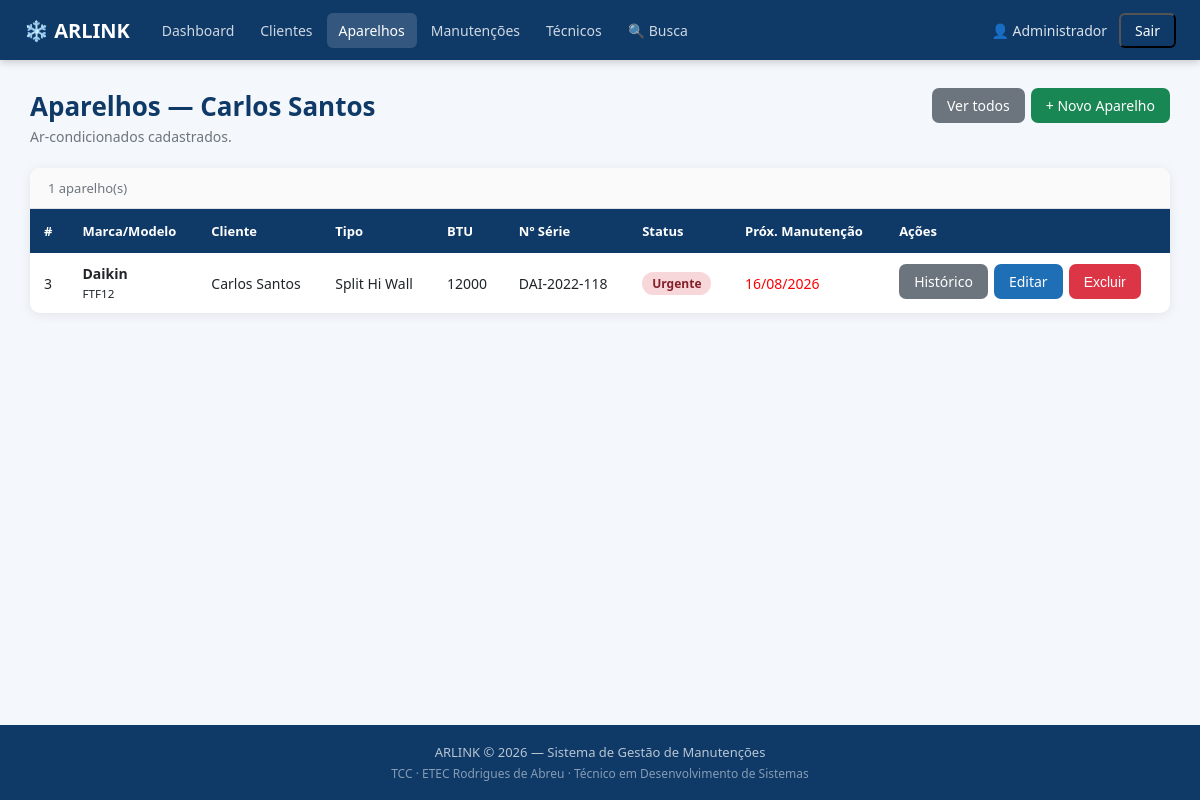
Screenshot of /aparelhos.php?cliente_id=3 (signed in) with the database file from the repository.
### tables this page shows
CREATE TABLE IF NOT EXISTS clientes (
  id INT AUTO_INCREMENT PRIMARY KEY,
  nome VARCHAR(100) NOT NULL,
  telefone VARCHAR(20) NOT NULL,
  email VARCHAR(100),
  endereco VARCHAR(200),
  cidade VARCHAR(80),
  criado_em TIMESTAMP DEFAULT CURRENT_TIMESTAMP
);

CREATE TABLE IF NOT EXISTS aparelhos (
  id INT AUTO_INCREMENT PRIMARY KEY,
  cliente_id INT NOT NULL,
  marca VARCHAR(50) NOT NULL,
  modelo VARCHAR(100) NOT NULL,
  numero_serie VARCHAR(100),
  capacidade_btu VARCHAR(20),
  tipo VARCHAR(30),
  status VARCHAR(20) DEFAULT 'em_dia',
  proxima_manutencao DATE,
  observacoes TEXT,
  criado_em TIMESTAMP DEFAULT CURRENT_TIMESTAMP,
  FOREIGN KEY (cliente_id) REFERENCES clientes(id) ON DELETE CASCADE
);

### aparelhos.php (the view, shortened to what this page needs)
<?php
require_once 'includes/config.php'; require_once 'includes/sessao.php'; require_once 'includes/conexao.php';
$titulo='Aparelhos'; $cid=(int)($_GET['cliente_id']??0); $sucesso=$_GET['sucesso']??'';
$where=$cid>0?"WHERE a.cliente_id=$cid":'';
$res=mysqli_query($conexao,"SELECT a.*,c.nome AS cn FROM aparelhos a JOIN clientes c ON c.id=a.cliente_id $where ORDER BY c.nome,a.marca");
$nc='';
if ($cid>0){$r=mysqli_query($conexao,"SELECT nome FROM clientes WHERE id=$cid LIMIT 1");$nc=mysqli_fetch_row($r)[0]??'';}
function bs($s){$m=['em_dia'=>['Em dia','badge-verde'],'atencao'=>['Atenção','badge-amarelo'],'urgente'=>['Urgente','badge-vermelho']];$d=$m[$s]??[$s,'badge-cinza'];return '<span class="badge '.$d[1].'">'.htmlspecialchars($d[0]).'</span>';}
require_once 'includes/header.php';
?>
<div class="container">
  <div class="page-topo">
    <div><h1>Aparelhos<?php echo $nc?' — '.htmlspecialchars($nc):''; ?></h1><p>Ar-condicionados cadastrados.</p></div>
    <div class="acoes">
      <?php if ($cid>0): ?><a href="aparelhos.php" class="btn btn-cinza">Ver todos</a><?php endif; ?>
      <a href="aparelho_form.php<?php echo $cid?"?cliente_id=$cid":''; ?>" class="btn btn-verde">+ Novo Aparelho</a>
    </div>
  </div>
  <div class="card">
    <div class="contador"><?php echo mysqli_num_rows($res); ?> aparelho(s)</div>
    <div class="tabela-container">
      <?php if (mysqli_num_rows($res)>0): ?>
      <table><thead><tr><th>#</th><th>Marca/Modelo</th><th>Cliente</th><th>Tipo</th><th>BTU</th><th>Nº Série</th><th>Status</th><th>Próx. Manutenção</th><th>Ações</th></tr></thead>
      <tbody>
      <?php while ($a=mysqli_fetch_assoc($res)): ?>
        <tr>
          <td><?php echo $a['id']; ?></td>
          <td><strong><?php echo htmlspecialchars($a['marca']); ?></strong><br><small><?php echo htmlspecialchars($a['modelo']); ?></small></td>
          <td><?php echo htmlspecialchars($a['cn']); ?></td>
          <td><?php echo $a['tipo']?htmlspecialchars($a['tipo']):'-'; ?></td>
          <td><?php echo $a['capacidade_btu']?htmlspecialchars($a['capacidade_btu']):'-'; ?></td>
          <td><?php echo $a['numero_serie']?htmlspecialchars($a['numero_serie']):'-'; ?></td>
          <td><?php echo bs($a['status']); ?></td>
          <td><?php if ($a['proxima_manutencao']){$d=strtotime($a['proxima_manutencao']);$diff=($d-strtotime('today'))/86400;$cor=$diff<0?'color:red':($diff<=7?'color:orange':'');echo '<span style="'.$cor.'">'.date('d/m/Y',$d).'</span>';}else echo '-'; ?></td>
          <td class="acoes">
            <a href="historico.php?aparelho_id=<?php echo $a['id']; ?>" class="btn btn-cinza">Histórico</a>
            <a href="aparelho_form.php?id=<?php echo $a['id']; ?>" class="btn btn-primario">Editar</a>
            <form action="aparelho_excluir.php" method="POST" onsubmit="return confirm('Excluir este aparelho e TODO seu historico?')" class="form-excluir"><button type="submit" class="btn btn-vermelho">Excluir</button></form>
          </td>
        </tr>
      <?php endwhile; ?>
      </tbody></table>
      <?php else: ?><div class="vazio"><h3>Nenhum aparelho</h3><p>Clique em "+ Novo Aparelho".</p></div><?php endif; ?>
    </div>
  </div>
</div>
<?php require_once 'includes/footer.php'; ?>

### assets/css/style.css (style rules this page uses)
*,*::before,*::after { box-sizing:border-box;margin:0;padding:0 }
:root { --azul:#1e6fb5;--azul-escuro:#0f3a68;--azul-claro:#e8f1fb; --verde:#198754;--vermelho:#dc3545;--amarelo:#ffc107;--cinza:#6c757d; --borda:#dee2e6;--fundo:#f4f7fb;--branco:#fff;--texto:#212529; --texto-sub:#6c757d;--sombra:0 2px 12px rgba(0,0,0,.08);--radius:10px; }
body { font-family:'Segoe UI',Arial,sans-serif;background:var(--fundo);color:var(--texto);min-height:100vh;display:flex;flex-direction:column }
a { color:var(--azul);text-decoration:none }
.container { width:95%;max-width:1280px;margin:28px auto;flex:1 }
.page-topo { display:flex;justify-content:space-between;align-items:flex-start;margin-bottom:22px;flex-wrap:wrap;gap:12px }
.page-topo h1 { font-size:26px;color:var(--azul-escuro) }
.page-topo p { color:var(--texto-sub);font-size:14px;margin-top:3px }
.card { background:var(--branco);border-radius:var(--radius);box-shadow:var(--sombra);overflow:hidden;margin-bottom:20px }
.tabela-container { overflow-x:auto }
table { width:100%;border-collapse:collapse }
thead th { background:var(--azul-escuro);color:#fff;padding:13px 14px;text-align:left;font-size:13px;font-weight:600;white-space:nowrap }
tbody td { padding:11px 14px;border-bottom:1px solid var(--borda);font-size:14px;vertical-align:middle }
tbody tr:last-child td { border-bottom:none }
.contador { padding:11px 18px;font-size:13px;color:var(--texto-sub);border-bottom:1px solid var(--borda);background:#fafafa }
.btn { display:inline-flex;align-items:center;gap:6px;padding:8px 15px;border-radius:7px;font-size:14px;font-weight:500;cursor:pointer;border:none;text-decoration:none;transition:opacity .2s,transform .1s;white-space:nowrap }
.btn-primario { background:var(--azul);color:#fff }
.btn-verde { background:var(--verde);color:#fff }
.btn-vermelho { background:var(--vermelho);color:#fff }
.btn-cinza { background:var(--cinza);color:#fff }
.acoes { display:flex;gap:6px;flex-wrap:wrap }
.badge { display:inline-block;padding:3px 10px;border-radius:20px;font-size:12px;font-weight:600;white-space:nowrap }
.badge-vermelho { background:#f8d7da;color:#842029 }
.form-excluir { display:inline-flex;margin:0 }

### rows the page displays
clientes: nome "Carlos Santos"
aparelhos: id "3", marca "Daikin", modelo "FTF12", cliente.nome "Carlos Santos", tipo "Split Hi Wall", capacidade_btu "12000", numero_serie "DAI-2022-118", status "Urgente", proxima_manutencao "16/08/2026"

### other values shown
$label "Dashboard"
$label "Clientes"
$label "Aparelhos"
$label "Manutenções"
$label "Técnicos"
$label "🔍 Busca"
$_SESSION['tecnico_nome'] "Administrador"
mysqli_num_rows($res) "1"
